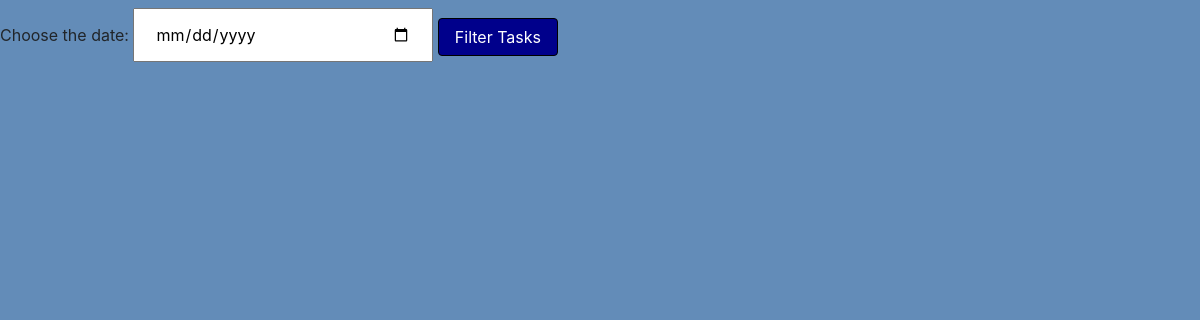
/day/ (signed in), run on an earlier commit of the app's database.
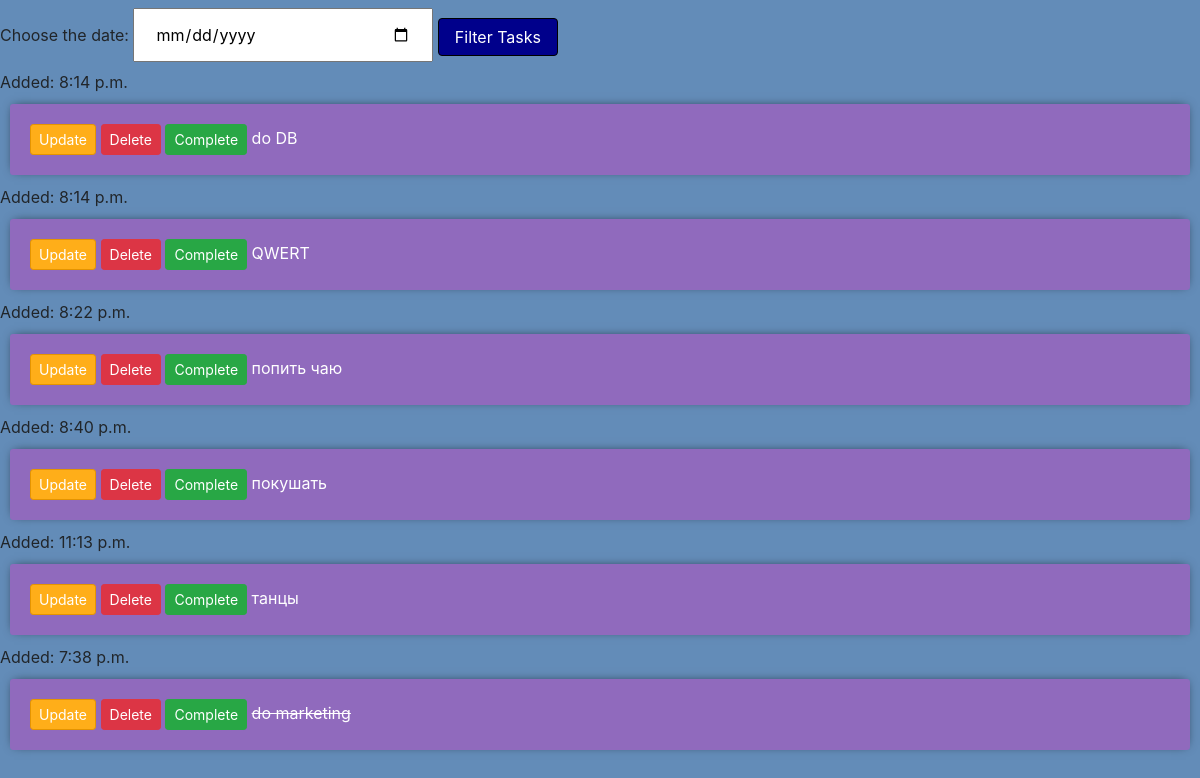
And on a later commit of the database.
### tasks/models.py (models this page shows)
class Task(models.Model):
    user = models.ForeignKey(User, on_delete=models.CASCADE, null=True, blank=True)
    title = models.CharField(max_length=150)
    complete = models.BooleanField(default=False)
    created = models.TimeField(auto_now_add=True)
    date = models.DateField(default=timezone.localdate)
    def __str__(self):
        return self.title
    class Meta:
        ordering = ['complete']

### tasks/views.py (the view)
# urls.py: path('day/', views.current_day_tasks, name='list_by_day'),
@login_required(login_url='sign_in')
def current_day_tasks(request):
    date_from_request = request.GET.get('date')
    if date_from_request:
        date = timezone.datetime.strptime(date_from_request, "%Y-%m-%d").date()
        tasks = Task.objects.filter(date=date)
    else:
        tasks = Task.objects.all()
    context = {'tasks': tasks}
    return render(request, 'tasks/list_by_day.html', context)

### tasks/templates/tasks/list_by_day.html (shortened to what this page needs)
<!DOCTYPE html>
<html lang="en">
{% load static %}
<head>
    <link rel="stylesheet" href="https://stackpath.bootstrapcdn.com/bootstrap/4.3.1/css/bootstrap.min.css"
>
    <link rel="stylesheet" href="{% static 'tasks/css/filter.css' %}">
</head>
<body>
    <form method="GET" action="/day/">
    <label for="date">Choose the date:</label>
    <input type="date" id="date" name="date" required>
    <input class="btn btn-info special" type="submit" value="Filter Tasks">
</form>
<div class="todo-list">
        {% for task in tasks %}
        <span>Added: {{task.created}}</span>
        <div class="item-row">
            <a class="btn btn-sm btn-info" href="{% url 'update_task' task.id%}">Update</a>
            <a class="btn btn-sm btn-danger" href="{% url 'delete_task' task.id %}">Delete</a>
            <a class="btn btn-sm btn-success" href="{% url 'complete_task' task.id %}">Complete</a>
            {% if task.complete == True %}
            <s>{{task}}</s>
            {% else %}
            <span>{{task}}</span>
            {% endif %}
        </div>
        {% endfor %}
    </div>
</body>
</html>

What changed in the data, as far as the page shows it:
added Task: created "8:14 p.m.", title "do DB"
added Task: created "8:14 p.m.", title "QWERT"
added Task: created "8:22 p.m.", title "попить чаю"
added Task: created "8:40 p.m.", title "покушать"
added Task: created "11:13 p.m.", title "танцы"
added Task: created "7:38 p.m.", title "do marketing"
